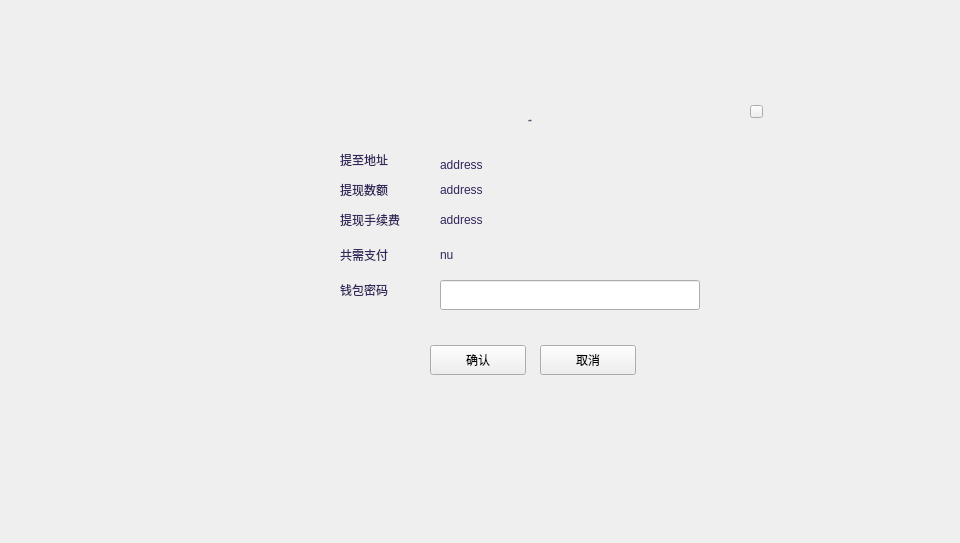
<?xml version="1.0" encoding="UTF-8"?>
<ui version="4.0">
 <class>WithdrawConfirmWidget</class>
 <widget class="QWidget" name="WithdrawConfirmWidget">
  <property name="geometry">
   <rect>
    <x>0</x>
    <y>0</y>
    <width>960</width>
    <height>543</height>
   </rect>
  </property>
  <property name="windowTitle">
   <string>Form</string>
  </property>
  <widget class="QWidget" name="widget" native="true">
   <property name="geometry">
    <rect>
     <x>0</x>
     <y>0</y>
     <width>960</width>
     <height>543</height>
    </rect>
   </property>
   <widget class="QWidget" name="containerWidget" native="true">
    <property name="geometry">
     <rect>
      <x>300</x>
      <y>85</y>
      <width>481</width>
      <height>321</height>
     </rect>
    </property>
    <widget class="QLabel" name="label_title">
     <property name="geometry">
      <rect>
       <x>130</x>
       <y>20</y>
       <width>200</width>
       <height>30</height>
      </rect>
     </property>
     <property name="font">
      <font>
       <family>微软雅黑</family>
       <pointsize>-1</pointsize>
       <weight>50</weight>
       <italic>false</italic>
       <bold>false</bold>
      </font>
     </property>
     <property name="styleSheet">
      <string notr="true">font: 14px &quot;微软雅黑&quot;;
color: rgb(52,37,90);</string>
     </property>
     <property name="text">
      <string>交易确认</string>
     </property>
     <property name="alignment">
      <set>Qt::AlignCenter</set>
     </property>
    </widget>
    <widget class="QLabel" name="label_address">
     <property name="geometry">
      <rect>
       <x>140</x>
       <y>65</y>
       <width>331</width>
       <height>30</height>
      </rect>
     </property>
     <property name="styleSheet">
      <string notr="true">color: rgb(52,37,90);
font: 12px &quot;Microsoft YaHei UI Light&quot;;</string>
     </property>
     <property name="text">
      <string>address</string>
     </property>
     <property name="textInteractionFlags">
      <set>Qt::LinksAccessibleByMouse|Qt::TextSelectableByMouse</set>
     </property>
    </widget>
    <widget class="QLabel" name="label_2">
     <property name="geometry">
      <rect>
       <x>40</x>
       <y>125</y>
       <width>71</width>
       <height>20</height>
      </rect>
     </property>
     <property name="styleSheet">
      <string notr="true">color: rgb(52,37,90);
font: 12px &quot;Microsoft YaHei UI Light&quot;;</string>
     </property>
     <property name="text">
      <string>提现手续费</string>
     </property>
    </widget>
    <widget class="QLabel" name="label_totalNumber">
     <property name="geometry">
      <rect>
       <x>140</x>
       <y>160</y>
       <width>260</width>
       <height>20</height>
      </rect>
     </property>
     <property name="styleSheet">
      <string notr="true">color: rgb(52,37,90);
font: 12px &quot;Microsoft YaHei UI Light&quot;;</string>
     </property>
     <property name="text">
      <string>nu</string>
     </property>
    </widget>
    <widget class="QToolButton" name="toolButton_cancel">
     <property name="geometry">
      <rect>
       <x>240</x>
       <y>260</y>
       <width>96</width>
       <height>30</height>
      </rect>
     </property>
     <property name="cursor">
      <cursorShape>PointingHandCursor</cursorShape>
     </property>
     <property name="text">
      <string>取消</string>
     </property>
    </widget>
    <widget class="QLabel" name="label_actualNumber">
     <property name="geometry">
      <rect>
       <x>140</x>
       <y>95</y>
       <width>241</width>
       <height>20</height>
      </rect>
     </property>
     <property name="styleSheet">
      <string notr="true">color: rgb(52,37,90);
font: 12px &quot;Microsoft YaHei UI Light&quot;;</string>
     </property>
     <property name="text">
      <string>address</string>
     </property>
    </widget>
    <widget class="QLabel" name="label_3">
     <property name="geometry">
      <rect>
       <x>40</x>
       <y>160</y>
       <width>71</width>
       <height>20</height>
      </rect>
     </property>
     <property name="styleSheet">
      <string notr="true">color: rgb(52,37,90);
font: 12px &quot;Microsoft YaHei UI Light&quot;;</string>
     </property>
     <property name="text">
      <string>共需支付</string>
     </property>
    </widget>
    <widget class="QLabel" name="label_1">
     <property name="geometry">
      <rect>
       <x>40</x>
       <y>95</y>
       <width>71</width>
       <height>20</height>
      </rect>
     </property>
     <property name="styleSheet">
      <string notr="true">color: rgb(52,37,90);
font: 12px &quot;Microsoft YaHei UI Light&quot;;</string>
     </property>
     <property name="text">
      <string>提现数额</string>
     </property>
    </widget>
    <widget class="QLabel" name="label_4">
     <property name="geometry">
      <rect>
       <x>40</x>
       <y>195</y>
       <width>71</width>
       <height>20</height>
      </rect>
     </property>
     <property name="styleSheet">
      <string notr="true">color: rgb(52,37,90);
font: 12px &quot;Microsoft YaHei UI Light&quot;;</string>
     </property>
     <property name="text">
      <string>钱包密码</string>
     </property>
    </widget>
    <widget class="QToolButton" name="toolButton_confirm">
     <property name="geometry">
      <rect>
       <x>130</x>
       <y>260</y>
       <width>96</width>
       <height>30</height>
      </rect>
     </property>
     <property name="cursor">
      <cursorShape>PointingHandCursor</cursorShape>
     </property>
     <property name="text">
      <string>确认</string>
     </property>
    </widget>
    <widget class="QLabel" name="label_feeNumber">
     <property name="geometry">
      <rect>
       <x>140</x>
       <y>125</y>
       <width>261</width>
       <height>20</height>
      </rect>
     </property>
     <property name="styleSheet">
      <string notr="true">color: rgb(52,37,90);
font: 12px &quot;Microsoft YaHei UI Light&quot;;</string>
     </property>
     <property name="text">
      <string>address</string>
     </property>
    </widget>
    <widget class="QLabel" name="label_5">
     <property name="geometry">
      <rect>
       <x>40</x>
       <y>65</y>
       <width>71</width>
       <height>20</height>
      </rect>
     </property>
     <property name="styleSheet">
      <string notr="true">color: rgb(52,37,90);
font: 12px &quot;Microsoft YaHei UI Light&quot;;</string>
     </property>
     <property name="text">
      <string>提至地址</string>
     </property>
    </widget>
    <widget class="QLineEdit" name="lineEdit">
     <property name="geometry">
      <rect>
       <x>140</x>
       <y>195</y>
       <width>260</width>
       <height>30</height>
      </rect>
     </property>
     <property name="echoMode">
      <enum>QLineEdit::Password</enum>
     </property>
    </widget>
    <widget class="QToolButton" name="closeBtn">
     <property name="geometry">
      <rect>
       <x>450</x>
       <y>20</y>
       <width>13</width>
       <height>13</height>
      </rect>
     </property>
     <property name="cursor">
      <cursorShape>PointingHandCursor</cursorShape>
     </property>
     <property name="focusPolicy">
      <enum>Qt::NoFocus</enum>
     </property>
     <property name="text">
      <string/>
     </property>
    </widget>
   </widget>
  </widget>
 </widget>
 <resources/>
 <connections/>
</ui>
